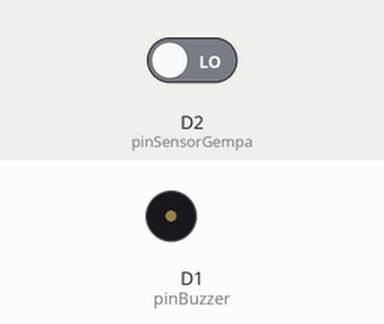
Simulated run of this sketch. Board: ESP8266 (NodeMCU). Shown: buzzer (waves = sounding, pin HIGH). The test bench sets the inputs (shaded band); at power-on: D2 (pinSensorGempa) LOW. WiFi joins after 1.5 s; servers stay silent unless stated; what the sketch prints to the serial monitor is not drawn.

Above: at 2.7 s.
2.8 s: D2 (pinSensorGempa) driven HIGH
At 4.3 s:
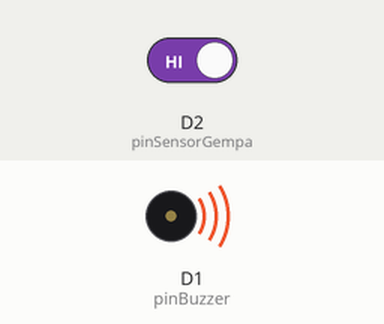
Timing chart, 0 to 5.8 s (numbered marks = the images above; inputs shaded):
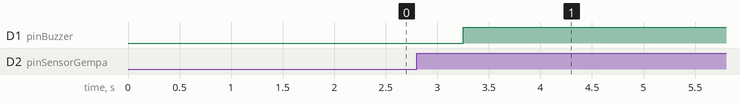

Measured:
- after the input at 2.8 s, D1 (pinBuzzer): LOW → HIGH after 0.45 s

The sketch:

index.ino
```cpp
#include <ESP8266WiFi.h>
#include <FirebaseArduino.h>
#include <HCSR04.h>

#define  pinBuzzer D1
#define  pinSensorGempa D2

//firebase
#define FIREBASE_HOST "gempa-9629b.firebaseio.com"
#define FIREBASE_AUTH "LKeai6l275X0YcVk5uFjnBvIZgLkrXrRJiGsgRvh"
#define WIFI_SSID "Wifi_asus"
#define WIFI_PASSWORD "123123123"

boolean bacaSensor;
int readValue;
String myString;
int sdata = 0;

void setup() {
  WiFi.begin(WIFI_SSID, WIFI_PASSWORD);
  Serial.print("conecting");
  while (WiFi.status() != WL_CONNECTED) {
    Serial.print(".......");
    delay(500);
  }
  Serial.println();
  Serial.print("konek");
  Serial.println(WiFi.localIP());
  Firebase.begin(FIREBASE_HOST,FIREBASE_AUTH);
  pinMode(pinSensorGempa, INPUT);
  pinMode(pinBuzzer, OUTPUT);
  Serial.begin(9600);
}

void loop() {
  // membaca data sensor
  bacaSensor = digitalRead(pinSensorGempa);
  delay(200);
  // jika terdeteksi getaran gempa
  // terbaca output sensor "1" atau logic HIGH

  if (bacaSensor == 1) {
    // buzzer menyala
    Serial.println("Ada Gempaaa!!!");
//    sdata = digitalRead(pinSensorGempa);
//    myString = String(sdata);
    Firebase.setString("Pesan","Ada Gempa!!!!!");
    digitalWrite(pinBuzzer, HIGH);
    delay(5000);
  }
  else if (bacaSensor == 0) {
    // buzzer dimatikan
    digitalWrite(pinBuzzer, LOW);
  }
}
```
